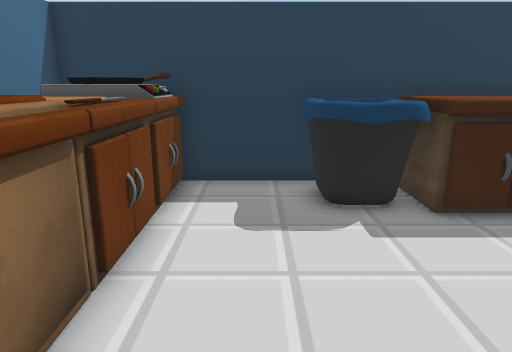
[1] (above)

18 first-person views from a walk through a 3-D level made in the Unity game engine. The camera is 1.4 m above the floor, tilts 14° down and sees 70° across. The floor is counted in squares, 0.5 m on a side. Each view is taken from the middle of a square. On the plan, view 1 faces up. The plan holds only what a view shows up to about 20 squares ahead; the rest is blank. The place goes on beyond the plan.

[2]
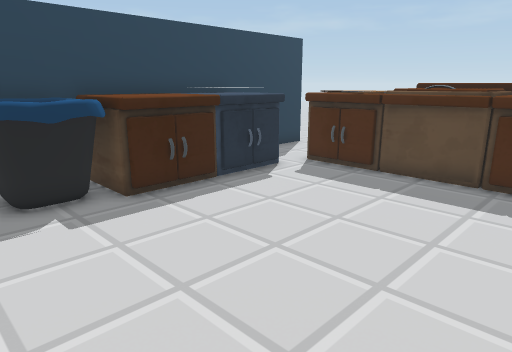

[3]
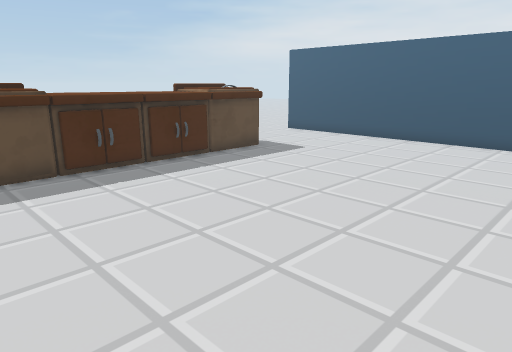

[4]
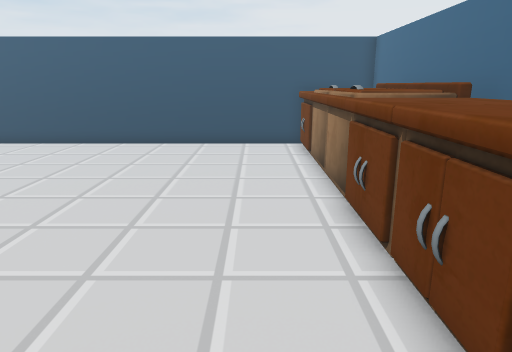

[5]
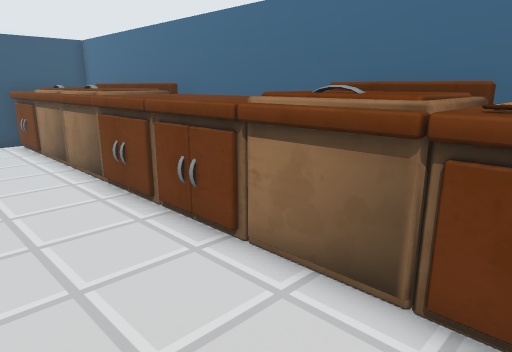

[6]
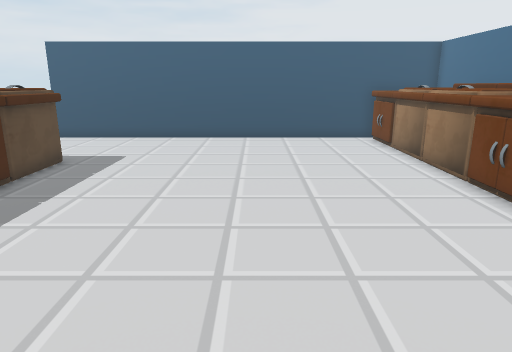

[7]
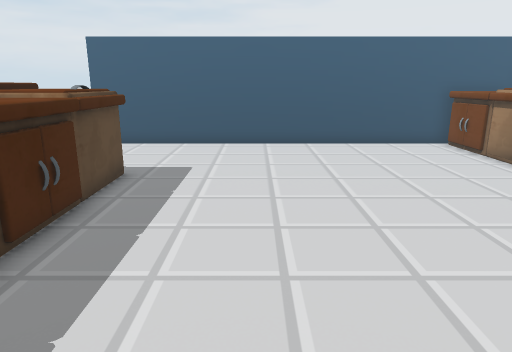

[8]
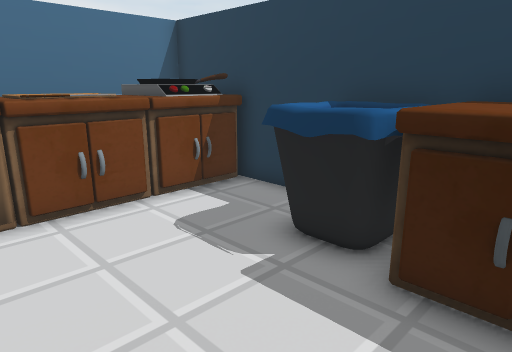

[9]
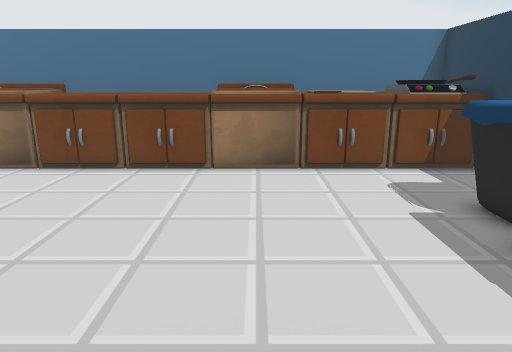

[10]
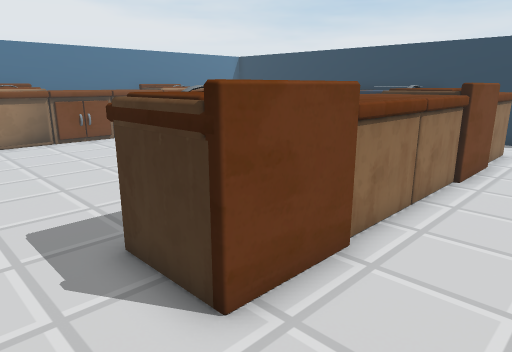

[11]
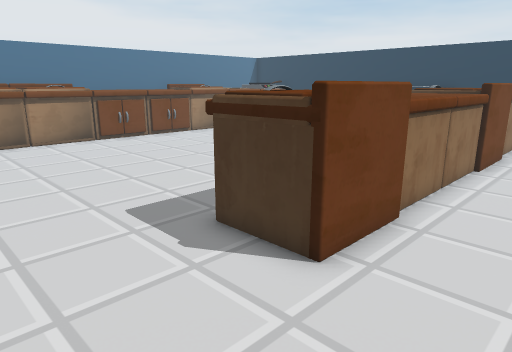

[12]
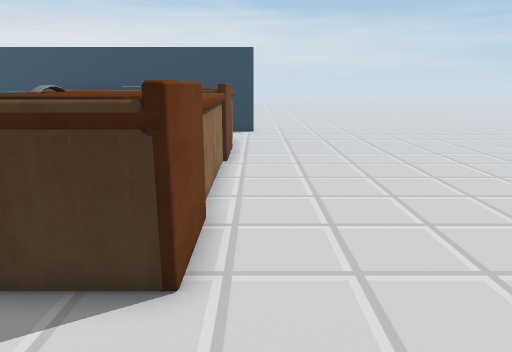

[13]
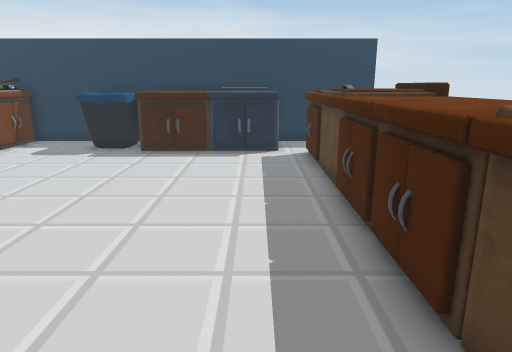

[14]
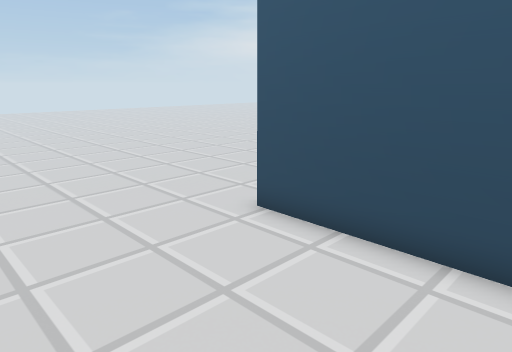

[15]
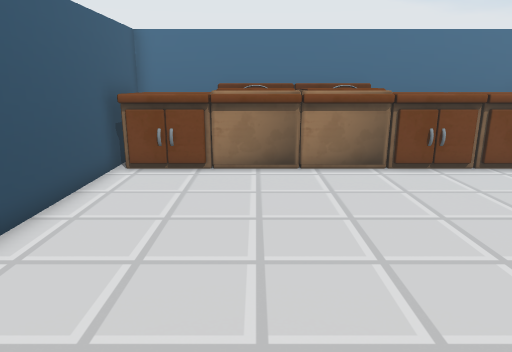

[16]
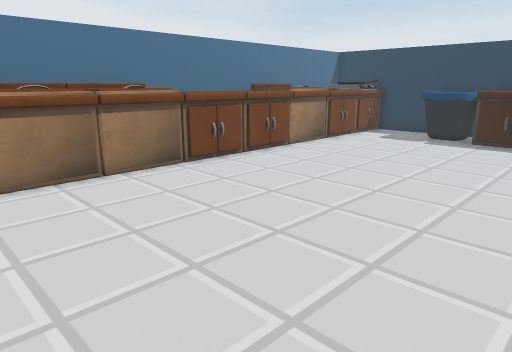

[17]
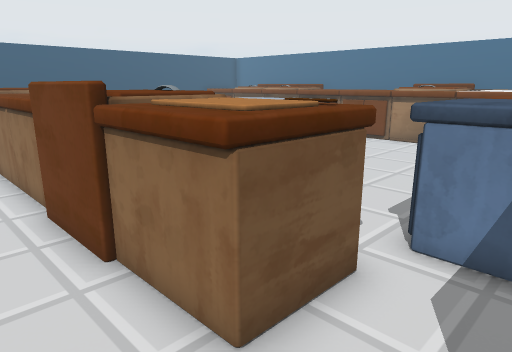

[18]
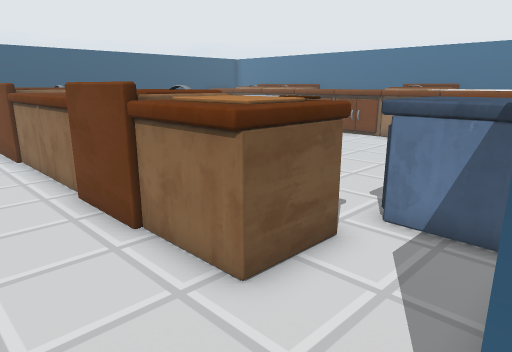

### Floor plan
Key: @ floor where view 1 was taken; # wall or solid block; . floor; C counter; O other object.
Columns run from 6 left of view 1 to 17 right of it. Each row starts with its distance up from view 1.
 11 #####################. .
 10 #  OO..OOOCCCC  C......
  9 #  OO..OOOCCCCCCC.....
  8 #OOOO..OOOCCCCCCC.......
  7 # CCC......CC....CCCC...
  6 # CCC............CCCC...
  5 # CCC............CCCC...
  4 #OOOO............OOOO...
  3 #OOOO............OOOO...
  2 #OOOO............OOOO...
  1 #C CC............CCCC...
  0 #CCCC.@..........CCCC...
 -1 #CCCC............CCCC...
 -2 #CCCC............CCCC...
 -3 #CCCC............CCCC...
 -4 #CCCC............CC C...
 -5 #OOOO............OOOO...
 -6 #OOOO............OOOO...
 -7 #OOOO............OOOO...
 -8 #OOOO...................
 -9 #O OO...................
-10 #O  O...................
-11 #C CC...................
-12 #C CC...................
-13 #C CC...................
-14 #####################...
-15                       ..

Where each view was taken, in squares from view 1:
view 1: 0 up, 0 right, facing up
view 2: 1 down, 0 right, facing up-right
view 3: 5 up, 1 left, facing down-right
view 4: 4 up, 0 right, facing down
view 5: 6 up, 2 right, facing down-left
view 6: 6 up, 4 right, facing down
view 7: 4 up, 7 right, facing down
view 8: 3 up, 6 right, facing up-left
view 9: 3 up, 10 right, facing left
view 10: 10 down, 17 right, facing up-left
view 11: 12 down, 17 right, facing up-left
view 12: 12 down, 15 right, facing up
view 13: 8 down, 9 right, facing up
view 14: 8 down, 9 right, facing down-right
view 15: 9 down, 10 right, facing left
view 16: 12 down, 9 right, facing up-left
view 17: 10 up, 16 right, facing down-left
view 18: 11 up, 17 right, facing down-left
